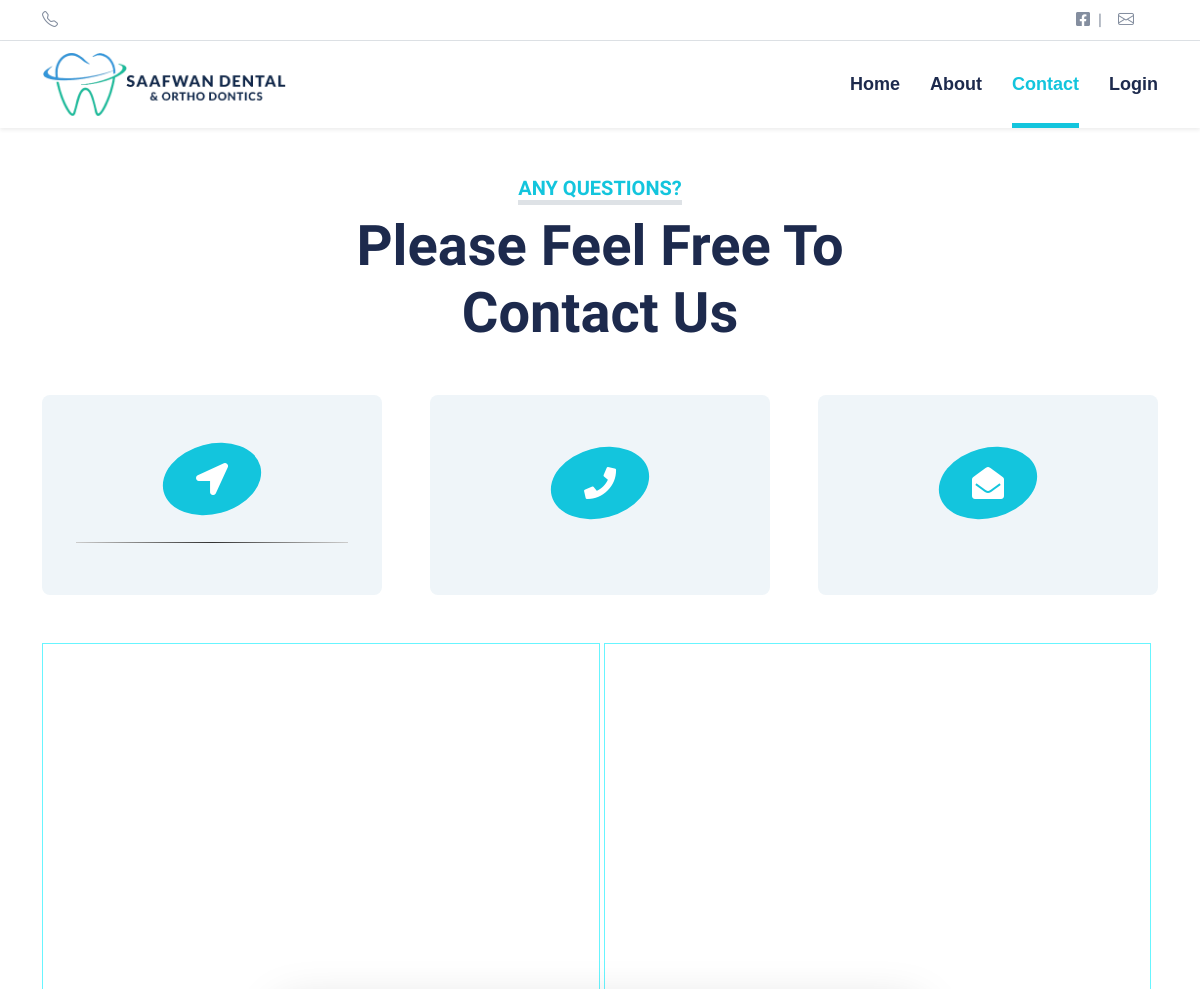
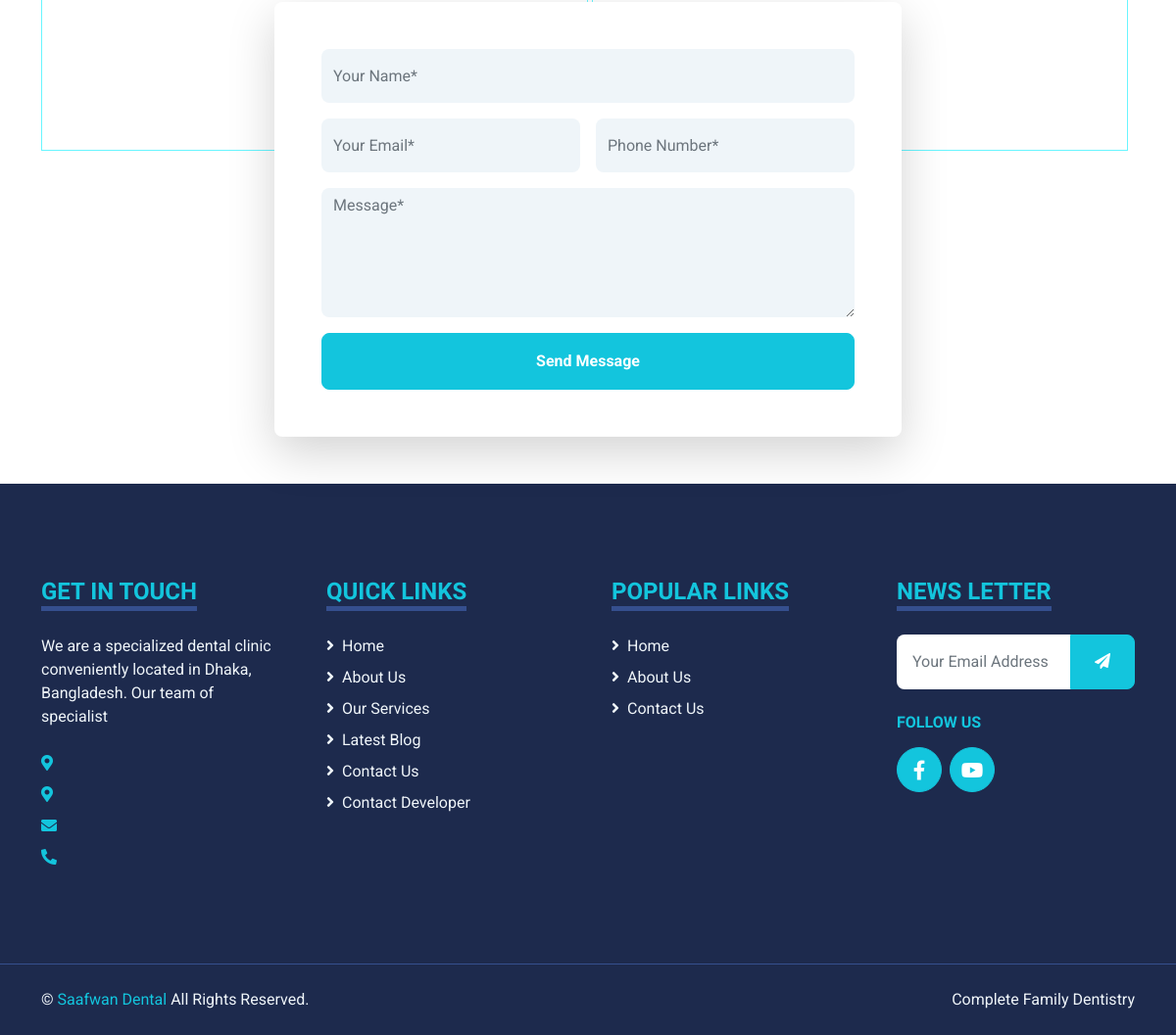
Before: /view/contact.php with the older database file (2 pictures, top to bottom).
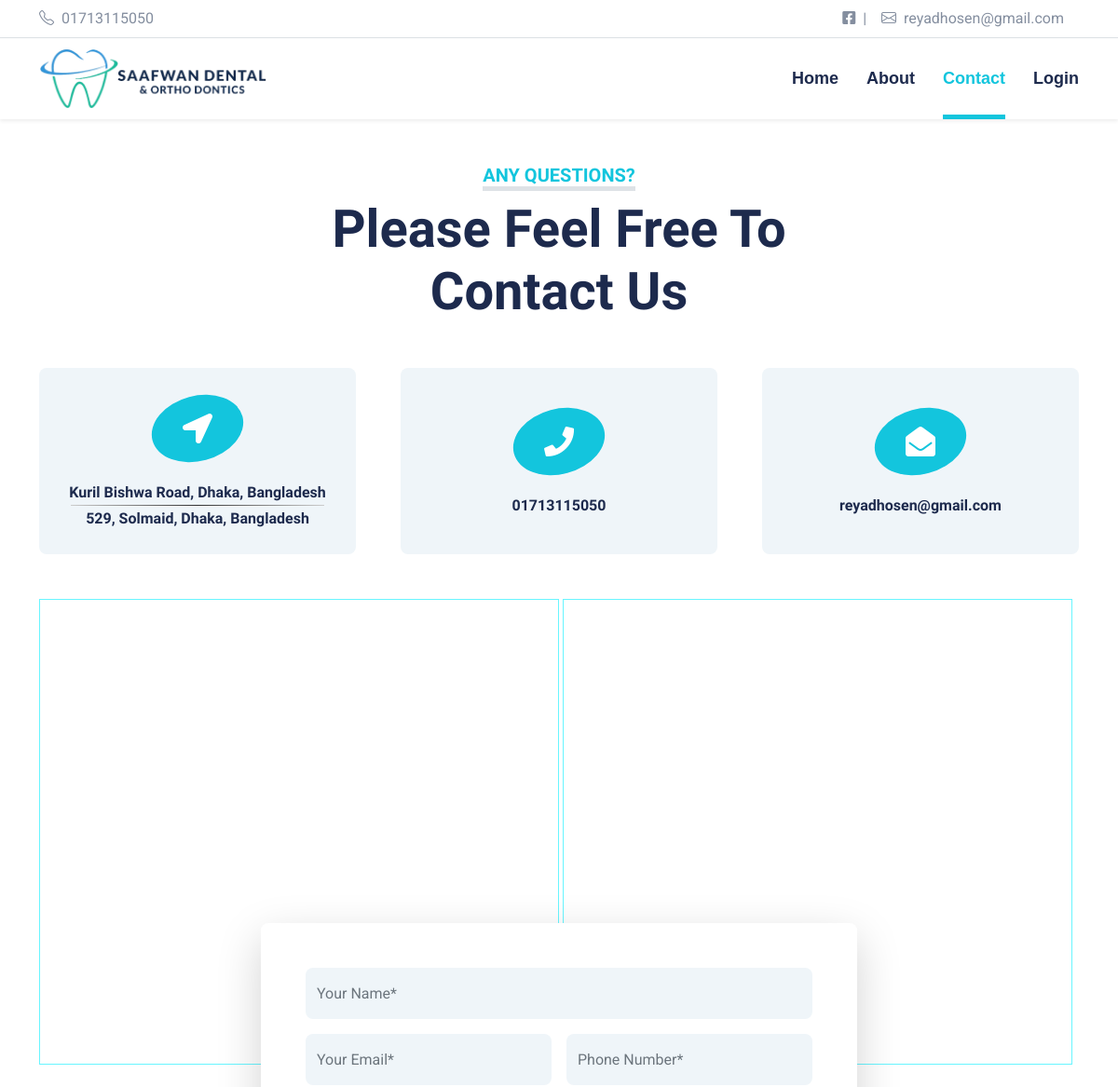
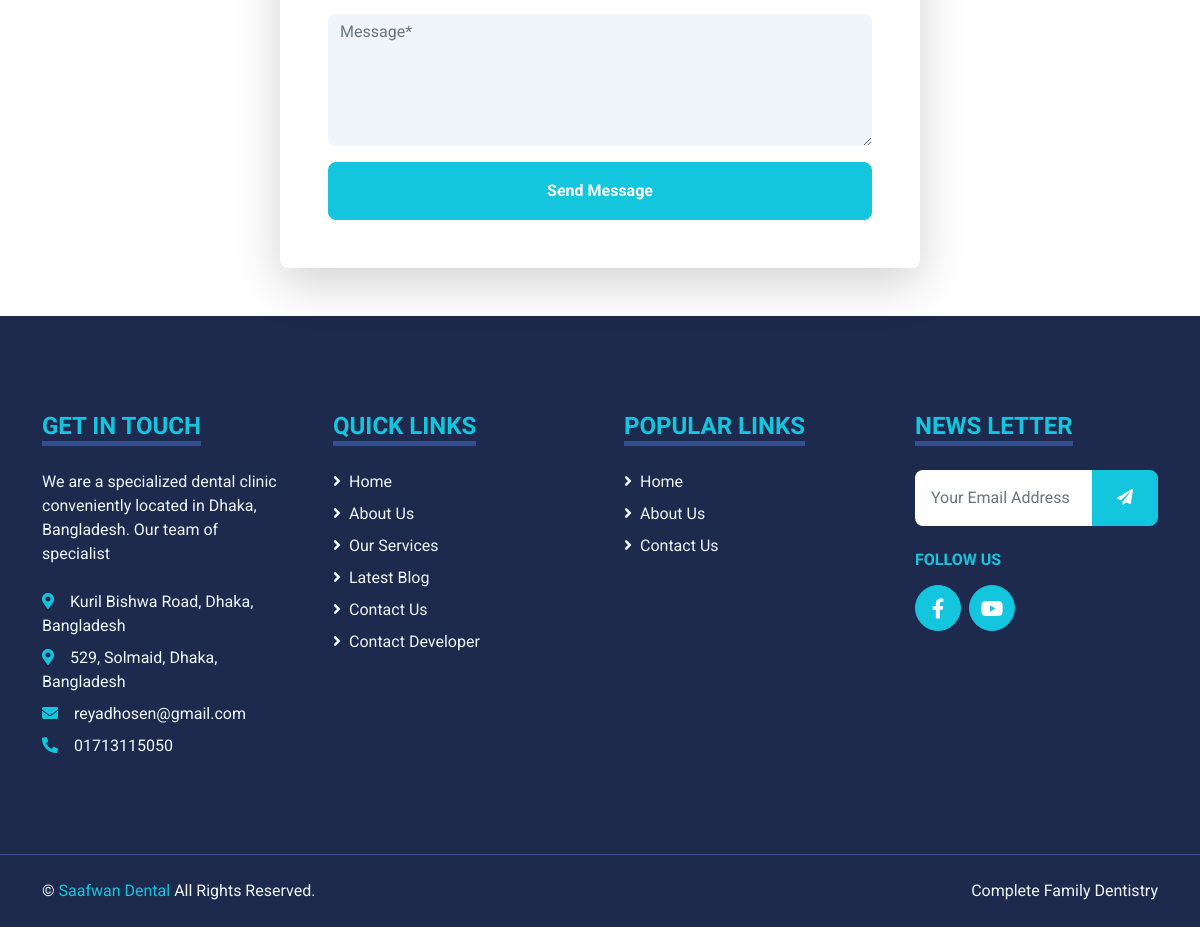
After: the same page with the newer database file (2 pictures, top to bottom).
### tables this page shows
CREATE TABLE `doctors` (
  `id` int(11) NOT NULL,
  `name` varchar(50) NOT NULL,
  `email` varchar(50) NOT NULL,
  `phone` varchar(20) NOT NULL,
  `password` varchar(20) NOT NULL,
  `created_at` date DEFAULT NULL,
  `deleted_at` date DEFAULT NULL,
  `chamber1` varchar(250) NOT NULL,
  `chamber2` varchar(250) DEFAULT NULL
);

### View/contact.php (the view, shortened to what this page needs)
<!DOCTYPE html>
<html lang="en">
<head>
    <link href="https://cdnjs.cloudflare.com/ajax/libs/font-awesome/5.15.0/css/all.min.css" rel="stylesheet">
    <link href="https://cdn.jsdelivr.net/npm/bootstrap-icons@1.4.1/font/bootstrap-icons.css" rel="stylesheet">
    <link href="../Assets/lib/owlcarousel/assets/owl.carousel.min.css" rel="stylesheet">
    <link href="../Assets/lib/tempusdominus/css/tempusdominus-bootstrap-4.min.css" rel="stylesheet" />
    <link href="../Assets/css/bootstrap.min.css" rel="stylesheet">
    <link href="../Assets/css/style.css" rel="stylesheet">
</head>
<body>
    <?php include("./components/header.php") ?>
    <div class="container-fluid sticky-top bg-white shadow-sm">
        <div class="container">
            <nav class="navbar navbar-expand-lg bg-white navbar-light py-3 py-lg-0">
                <a href="../" class="navbar-brand">
                    <img src="../Assets/img/saafwanLogo.png" alt="saafwan" width="250">
                </a>
                <div class="collapse navbar-collapse" id="navbarCollapse">
                    <div class="navbar-nav ms-auto py-0">
                        <a href="../" class="nav-item nav-link">Home</a>
                        <a href="about.php" class="nav-item nav-link">About</a>
                        <a href="contact.php" class="nav-item nav-link active">Contact</a>
                        <a href="login.php" class="nav-item nav-link">Login</a>
                    </div>
                </div>
            </nav>
        </div>
    </div>
    <div class="container-fluid pt-5">
        <div class="container">
            <div class="text-center mx-auto mb-5" style="max-width: 500px;">
                <h5 class="d-inline-block text-primary text-uppercase border-bottom border-5">Any Questions?</h5>
                <h1 class="display-4">Please Feel Free To Contact Us</h1>
            </div>
            <div class="row g-5 mb-5">
                <div class="col-lg-4">
                    <div class="bg-light rounded d-flex flex-column align-items-center justify-content-center text-center" style="height: 200px;">
                        <div class="d-flex align-items-center justify-content-center bg-primary rounded-circle mb-4" style="width: 100px; height: 70px; transform: rotate(-15deg);">
                            <i class="fa fa-2x fa-location-arrow text-white" style="transform: rotate(15deg);"></i>
                        </div>
                        <a href="https://goo.gl/maps/UNbvXS7gSgkVrHSc9?coh=178571&entry=tt">
                            <h6 class="mb-0"><?php echo $doc["chamber1"] ?></h6>
                        </a>
                        <div class="my-1" style="border: 0; width: 80%; height: 1px;background: #333; background-image: linear-gradient(to right, #ccc, #333, #ccc);"></div>
                        <a href="https://goo.gl/maps/F2NVNdZatgLU3zuz6?coh=178571&entry=tt">
                            <h6 class="mb-0"><?php echo $doc["chamber2"] ?></h6>
                        </a>
                    </div>
                </div>
                <div class="col-lg-4">
                    <a href="tel:<?php echo $doc["phone"] ?>">
                        <div class="bg-light rounded d-flex flex-column align-items-center justify-content-center text-center" style="height: 200px;">
                            <div class="d-flex align-items-center justify-content-center bg-primary rounded-circle mb-4" style="width: 100px; height: 70px; transform: rotate(-15deg);">
                                <i class="fa fa-2x fa-phone text-white" style="transform: rotate(15deg);"></i>
                            </div>
                            <h6 class="mb-0"><?php echo $doc["phone"] ?></h6>
                        </div>
                    </a>
                </div>
                <div class="col-lg-4">
                    <a href="mailto:<?php echo $doc["email"] ?>">
                        <div class="bg-light rounded d-flex flex-column align-items-center justify-content-center text-center" style="height: 200px;">
                            <div class="d-flex align-items-center justify-content-center bg-primary rounded-circle mb-4" style="width: 100px; height: 70px; transform: rotate(-15deg);">
                                <i class="fa fa-2x fa-envelope-open text-white" style="transform: rotate(15deg);"></i>
                            </div>
                            <h6 class="mb-0"><?php echo $doc["email"] ?></h6>
                        </div>
                    </a>
                </div>
            </div>
            <div class="row">
                <div class="col-12" style="height: 500px;" id="location-map">
                    <div class="position-relative h-100">
                        <iframe class="position-relative h-100" src="https://www.google.com/maps/embed?pb=!1m18!1m12!1m3!1d912.5262092333888!2d90.42075776961188!3d23.814870798664167!2m3!1f0!2f0!3f0!3m2!1i1024!2i768!4f13.1!3m3!1m2!1s0x3755c6520d69b317%3A0x8c0b407d9eb44919!2sSaafwan%20Dental%20and%20Ortho%20Dontics!5e0!3m2!1sen!2sbd!4v1685219112880!5m2!1sen!2sbd" frameborder="0" style="border:1px solid rgb(104, 245, 255); width:50%" allowfullscreen="" aria-hidden="false" tabindex="0"></iframe>
                        <iframe class="position-relative h-100" src="https://www.google.com/maps/embed?pb=!1m18!1m12!1m3!1d3650.270250965426!2d90.42859447575232!3d23.80898717863042!2m3!1f0!2f0!3f0!3m2!1i1024!2i768!4f13.1!3m3!1m2!1s0x3755c77c70a7d73f%3A0x13b6c94f7409f500!2sSaafwan%20Dental!5e0!3m2!1sen!2sbd!4v1685219171586!5m2!1sen!2sbd" frameborder="0" style="border:1px solid rgb(104, 245, 255); width:49%" allowfullscreen="" aria-hidden="false" tabindex="0"></iframe>
                    </div>
                </div>
            </div>
            <div class="row justify-content-center position-relative" style=" z-index: 1;" id="send-msg">
                <div class="col-lg-8">
                    <div class="bg-white shadow-lg rounded p-5 m-5 mb-0">
                        <form action="../Controller/anonymous/contactController.php" method="POST">
                            <div class="row g-3">
                                <div class="col-12 col-sm-12">
                                    <input type="text" class="form-control bg-light border-0" name="name" placeholder="Your Name*" style="height: 55px;" required>
                                </div>
                                <div class="col-12 col-sm-6">
                                    <input type="email" class="form-control bg-light border-0" name="email" placeholder="Your Email*" style="height: 55px;" required>
                                </div>
                                <div class="col-12 col-sm-6">
                                    <input type="text" class="form-control bg-light border-0" name="phone" placeholder="Phone Number*" style="height: 55px;" required>
                                </div>
                                <div class="col-12">
                                    <textarea class="form-control bg-light border-0" name="message" rows="5" placeholder="Message*" required></textarea>
                                </div>
                                <div class="col-12">
                                    <button class="btn btn-primary w-100 py-3" type="submit">Send Message</button>
                                </div>
                            </div>
                        </form>
                    </div>
                </div>
            </div>
        </div>
    </div>
    <?php include('./components/footer.php') ?>
</body>
</html>

### View/components/header.php (shortened to what this page needs)
<?php
$db = connect();
$sql = "SELECT * FROM doctors where id = 1";
$doc = $db->query($sql)->fetch_assoc();
?>
<div class="container-fluid py-2 border-bottom d-none d-lg-block">
    <div class="container">
        <div class="row">
            <div class="col-md-6 text-center text-lg-start mb-2 mb-lg-0">
                <div class="d-inline-flex align-items-center">
                    <a class="text-decoration-none text-body pe-3" href="tel:<?php echo $doc["phone"] ?>"><i class="bi bi-telephone me-2"></i><?php echo $doc["phone"] ?></a>
                </div>
            </div>
            <div class="col-md-6 text-center text-lg-end">
                <div class="d-inline-flex align-items-center">
                    <a class="text-body px-2" href="https://www.facebook.com/SaafwanDentalClinic">
                        <i class="fab fa-facebook-square"></i>
                    </a>
                    <span class="text-body">|</span>
                    <a class="text-decoration-none text-body px-3" href="mailto:<?php echo $doc["email"] ?>"><i class="bi bi-envelope me-2"></i><?php echo $doc["email"] ?></a>
                </div>
            </div>
        </div>
    </div>
</div>

### View/components/footer.php (shortened to what this page needs)
<div class="container-fluid bg-dark text-light mt-5 py-5">
    <div class="container py-5">
        <div class="row g-5">
            <div class="col-lg-3 col-md-6">
                <h4 class="d-inline-block text-primary text-uppercase border-bottom border-5 border-secondary mb-4">Get In Touch</h4>
                <p class="mb-4">We are a specialized dental clinic conveniently located in Dhaka, Bangladesh. Our team of specialist</p>
                <p class="mb-2">
                    <a href="https://goo.gl/maps/UNbvXS7gSgkVrHSc9?coh=178571&entry=tt" style="color: aliceblue;"><i class="fa fa-map-marker-alt text-primary me-3"></i><?php echo $doc["chamber1"] ?></a>
                </p>
                <p class="mb-2">
                    <a href="https://goo.gl/maps/F2NVNdZatgLU3zuz6?coh=178571&entry=tt" style="color: aliceblue;"><i class="fa fa-map-marker-alt text-primary me-3"></i><?php echo $doc["chamber2"] ?></a>
                </p>
                <p class="mb-2"><a href="mailto:<?php echo $doc["email"] ?>" style="color: aliceblue;"><i class="fa fa-envelope text-primary me-3"></i><?php echo $doc["email"] ?></a></p>
                <p class="mb-0"><a href="tel:<?php echo $doc["phone"] ?>" style="color: aliceblue;"><i class="fa fa-phone-alt text-primary me-3"></i><?php echo $doc["phone"] ?></a></p>
            </div>
            <div class="col-lg-3 col-md-6">
                <h4 class="d-inline-block text-primary text-uppercase border-bottom border-5 border-secondary mb-4">Quick Links</h4>
                <div class="d-flex flex-column justify-content-start">
                    <a class="text-light mb-2" href="../"><i class="fa fa-angle-right me-2"></i>Home</a>
                    <a class="text-light mb-2" href="about.php"><i class="fa fa-angle-right me-2"></i>About Us</a>
                    <a class="text-light mb-2" href="../#service"><i class="fa fa-angle-right me-2"></i>Our Services</a>
                    <a class="text-light mb-2" href="../#blog"><i class="fa fa-angle-right me-2"></i>Latest Blog</a>
                    <a class="text-light mb-2" href="contact.php"><i class="fa fa-angle-right me-2"></i>Contact Us</a>
                    <a class="text-light" href="http://reyad.ezyro.com/" target="_blank"><i class="fa fa-angle-right me-2"></i>Contact Developer</a>
                </div>
            </div>
            <div class="col-lg-3 col-md-6">
                <h4 class="d-inline-block text-primary text-uppercase border-bottom border-5 border-secondary mb-4">Popular Links</h4>
                <div class="d-flex flex-column justify-content-start">
                    <a class="text-light mb-2" href="../"><i class="fa fa-angle-right me-2"></i>Home</a>
                    <a class="text-light mb-2" href="about.php"><i class="fa fa-angle-right me-2"></i>About Us</a>
                    <a class="text-light" href="contact.php"><i class="fa fa-angle-right me-2"></i>Contact Us</a>
                </div>
            </div>
            <div class="col-lg-3 col-md-6">
                <h4 class="d-inline-block text-primary text-uppercase border-bottom border-5 border-secondary mb-4">News letter</h4>
                <form action="../Controller/anonymous/anonymousEmailController.php" method="POST">
                    <div class="input-group">
                        <input type="email" class="form-control p-3 border-0" name="email" placeholder="Your Email Address" required>
                        <button class="btn btn-primary px-4" type="submit"><i class="fas fa-paper-plane"></i></button>
                    </div>
                </form>
                <h6 class="text-primary text-uppercase mt-4 mb-3">Follow Us</h6>
                <div class="d-flex">
                    <a class="btn btn-lg btn-primary btn-lg-square rounded-circle me-2" href="https://www.facebook.com/SaafwanDentalClinic"><i class="fab fa-facebook-f"></i></a>
                    <a class="btn btn-lg btn-primary btn-lg-square rounded-circle" href="https://www.youtube.com/@saafwandental8071"><i class="fab fa-youtube"></i></a>
                </div>
            </div>
        </div>
    </div>
</div>
<div class="container-fluid bg-dark text-light border-top border-secondary py-4">
    <div class="container">
        <div class="row g-5">
            <div class="col-md-6 text-center text-md-start">
                <p class="mb-md-0">&copy; <a class="text-primary" href="#">Saafwan Dental</a> All Rights Reserved.</p>
            </div>
            <div class="col-md-6 text-center text-md-end">
                <p class="mb-0">Complete Family Dentistry</p>
            </div>
        </div>
    </div>
</div>

### Assets/css/style.css (style rules this page uses)
:root { --primary: #13C5DD; --secondary: #354F8E; --light: #EFF5F9; --dark: #1D2A4D; }
.btn { font-weight: 700; transition: .5s; }
.btn-primary { color: #FFFFFF; }
.btn-lg-square { width: 46px; height: 46px; }
.btn-square, .btn-sm-square, .btn-lg-square { padding-left: 0; padding-right: 0; text-align: center; }
.navbar-light .navbar-nav .nav-link { font-family: 'Jost', sans-serif; position: relative; margin-left: 30px; padding: 30px 0; font-size: 18px; font-weight: 700; color: var(--dark); outline: none; transition: .5s; }
.navbar-light .navbar-nav .nav-link:hover, .navbar-light .navbar-nav .nav-link.active { color: var(--primary); }
@media (min-width: 992px) { .navbar-light .navbar-nav .nav-link::before { position: absolute; content: ""; width: 0; height: 5px; bottom: 0; left: 50%; background: var(--primary); transition: .5s; } }
@media (min-width: 992px) { .navbar-light .navbar-nav .nav-link:hover::before, .navbar-light .navbar-nav .nav-link.active::before { width: 100%; left: 0; } }
@media (min-width: 992px) { #send-msg { margin-top: -200px; } }

Changed rows visible on the page:
added doctors: phone "01713115050", email "reyadhosen@gmail.com", chamber1 "Kuril Bishwa Road, Dhaka, Bangladesh", chamber2 "529, Solmaid, Dhaka, Bangladesh"
